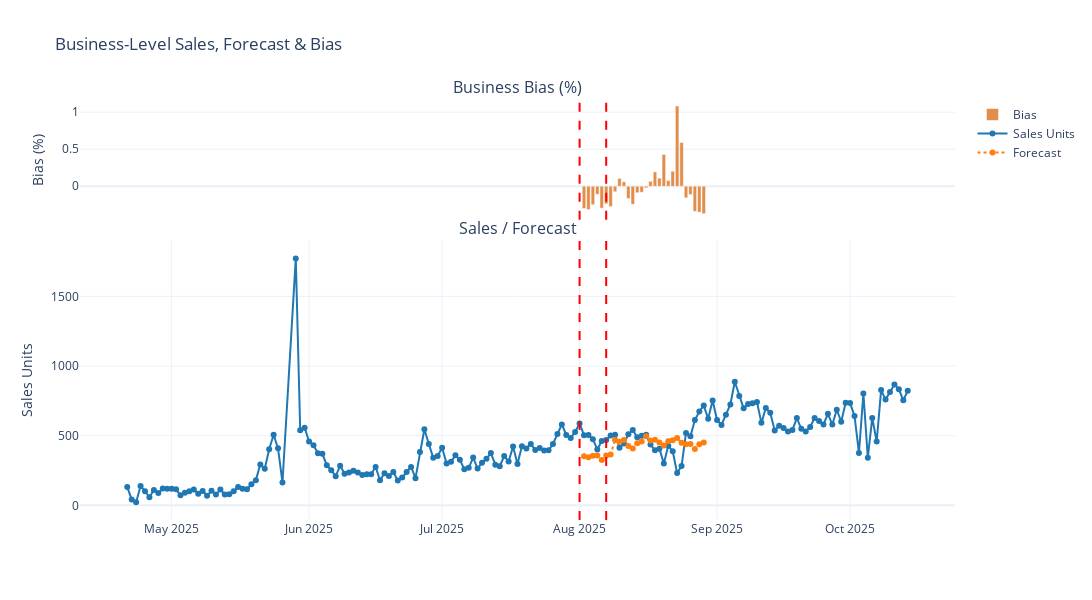

Here is the notebook cell this chart was saved with:
### Code cell
pdf, plot = FEVAL.plot_business_level(validation_data, EVALUATION_START_DATE=EVALUATION_START_DATE, EVALUATION_END_DATE=EVALUATION_END_DATE)
plot.show()

### Figure 1 — Plotly figure (JSON) as saved in the notebook; plotly's stock layout.template omitted (floating-point values rounded to 4 significant figures; data arrays with more than 128 entries replaced by an {"elided": "..."} marker saying what was removed)
{"data": [{"marker": {"color": "#D55E00"}, "name": "Bias", "opacity": 0.7, "type": "bar", "x": {"elided": "175 str values"}, "xaxis": "x", "y": {"elided": "175 float values"}, "yaxis": "y"}, {"line": {"color": "#1f77b4"}, "mode": "lines+markers", "name": "Sales Units", "type": "scatter", "x": {"elided": "175 str values"}, "xaxis": "x2", "y": {"elided": "175 int values"}, "yaxis": "y2"}, {"line": {"color": "#ff7f0e", "dash": "dot"}, "mode": "lines+markers", "name": "Forecast", "type": "scatter", "x": {"elided": "175 str values"}, "xaxis": "x2", "y": {"elided": "175 float values"}, "yaxis": "y2"}], "layout": {"annotations": [{"font": {"size": 16}, "showarrow": false, "text": "Business Bias (%)", "x": 0.5, "xanchor": "center", "xref": "paper", "y": 1, "yanchor": "bottom", "yref": "paper"}, {"font": {"size": 16}, "showarrow": false, "text": "Sales / Forecast", "x": 0.5, "xanchor": "center", "xref": "paper", "y": 0.665, "yanchor": "bottom", "yref": "paper"}], "height": 600, "shapes": [{"line": {"color": "#ff0000", "dash": "dash"}, "type": "line", "x0": "2025-08-01T00:00:00", "x1": "2025-08-01T00:00:00", "xref": "x", "y0": 0, "y1": 1, "yref": "y domain"}, {"line": {"color": "#ff0000", "dash": "dash"}, "type": "line", "x0": "2025-08-01T00:00:00", "x1": "2025-08-01T00:00:00", "xref": "x2", "y0": 0, "y1": 1, "yref": "y2 domain"}, {"line": {"color": "#ff0000", "dash": "dash"}, "type": "line", "x0": "2025-08-07T00:00:00", "x1": "2025-08-07T00:00:00", "xref": "x", "y0": 0, "y1": 1, "yref": "y domain"}, {"line": {"color": "#ff0000", "dash": "dash"}, "type": "line", "x0": "2025-08-07T00:00:00", "x1": "2025-08-07T00:00:00", "xref": "x2", "y0": 0, "y1": 1, "yref": "y2 domain"}], "title": {"text": "Business-Level Sales, Forecast & Bias"}, "width": 1100, "xaxis": {"anchor": "y", "domain": [0, 1], "matches": "x2", "showticklabels": false}, "xaxis2": {"anchor": "y2", "domain": [0, 1]}, "yaxis": {"anchor": "x", "domain": [0.715, 1], "title": {"text": "Bias (%)"}}, "yaxis2": {"anchor": "x2", "domain": [0, 0.665], "title": {"text": "Sales Units"}}}}
